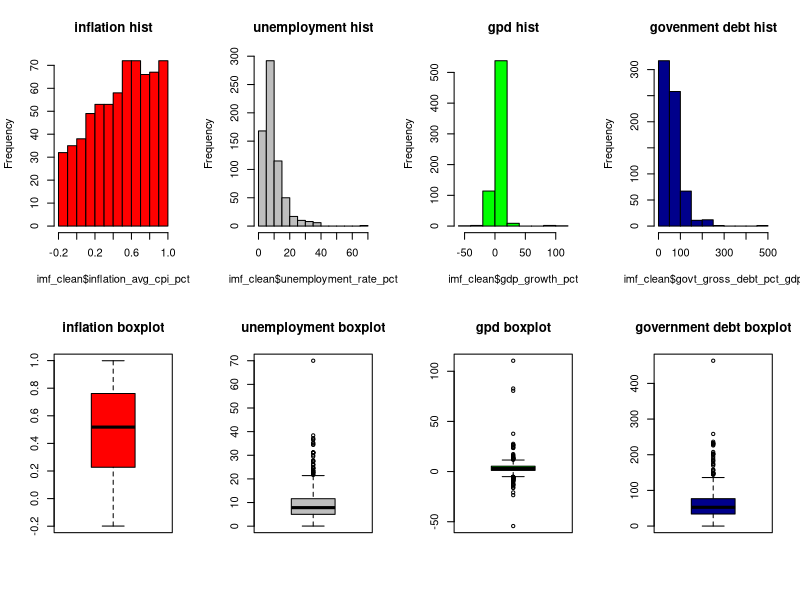
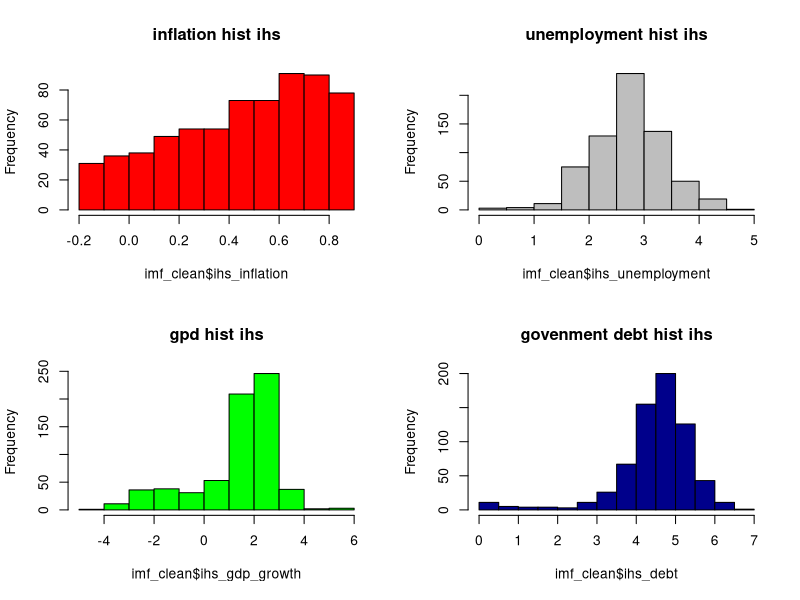
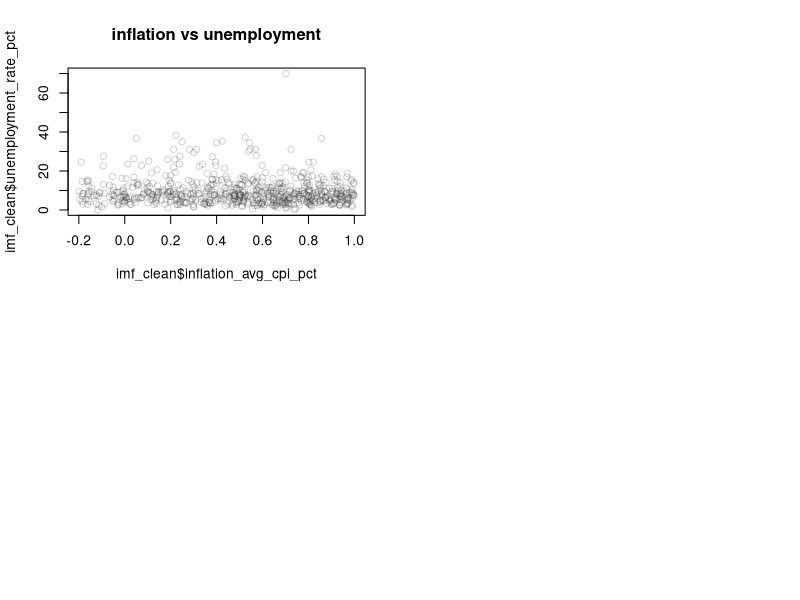
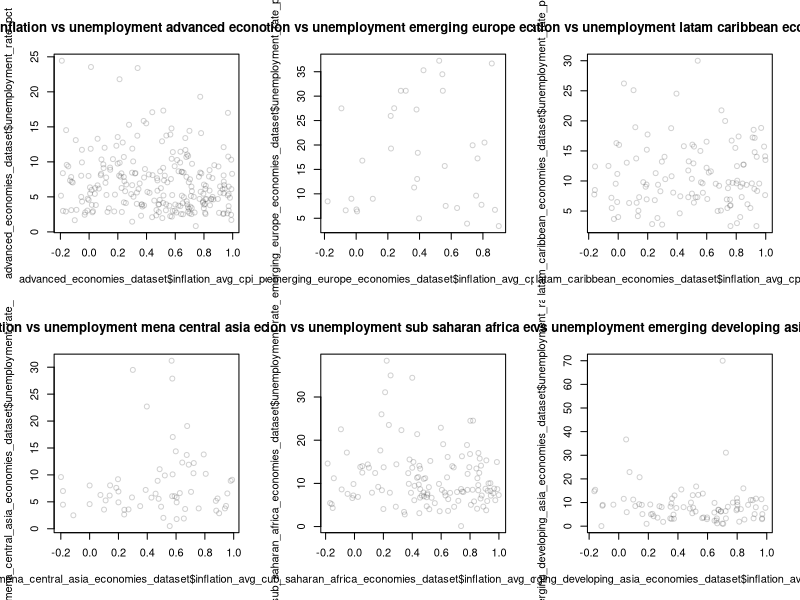
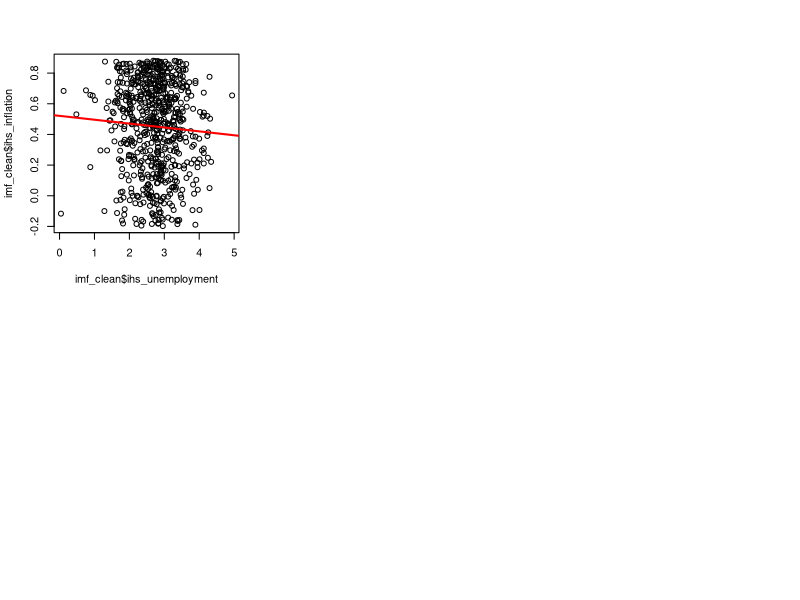
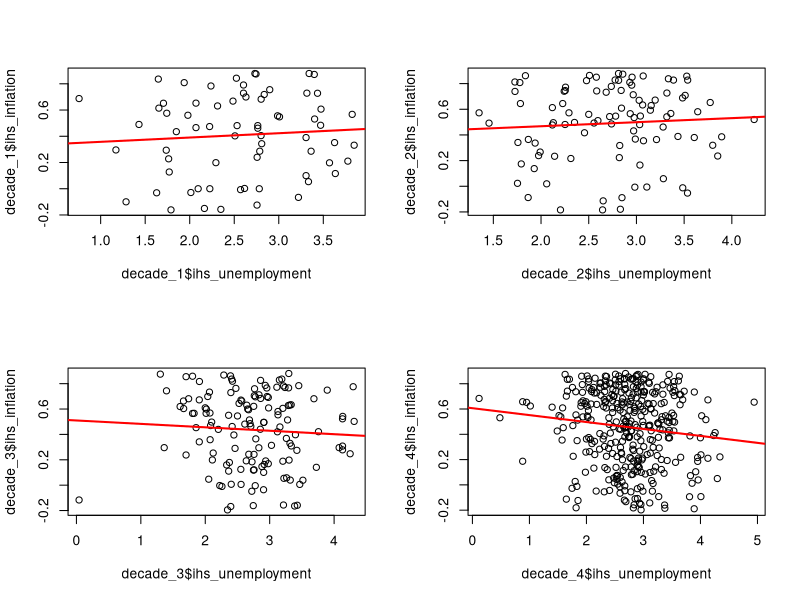

R code for these plots, in order:
# UnemployedInflation
imf_data <- read.csv("IMF_WEO_imputed.csv")
# importing data
imf_clean <- subset(imf_data, imf_data$inflation_avg_cpi_pct >-0.2 & imf_data$inflation_avg_cpi_pct < 1)
# cleaning data


# putting all the countries we have data on into catagories for later comparison
advanced_economies <- c("Australia", "Austria", "Belgium", "Canada", "Cyprus", "Czechia",
"Denmark", "Estonia", "Finland", "France", "Germany", "Greece",
"Hong Kong SAR, China", "Iceland", "Ireland", "Israel", "Italy",
"Japan", "Korea, Rep.", "Latvia", "Lithuania", "Luxembourg",
"Macao SAR, China", "Malta", "Netherlands", "New Zealand",
"Norway", "Portugal", "Puerto Rico", "San Marino", "Singapore",
"Slovak Republic", "Slovenia", "Spain", "Sweden", "Switzerland",
"Taiwan, China", "United Kingdom", "United States")

emerging_europe_economies <- c("Albania", "Bosnia and Herzegovina", "Bulgaria", "Croatia",
"Hungary", "Kosovo", "Moldova", "Montenegro", "North Macedonia",
"Poland", "Romania", "Russian Federation", "Serbia", "Turkiye",
"Ukraine")

latam_caribbean_economies <- c("Antigua and Barbuda", "Argentina", "Aruba", "Bahamas, The",
"Barbados", "Belize", "Bolivia", "Brazil", "Chile", "Colombia",
"Costa Rica", "Dominica", "Dominican Republic", "Ecuador",
"El Salvador", "Grenada", "Guatemala", "Guyana", "Haiti",
"Honduras", "Jamaica", "Mexico", "Nicaragua", "Panama",
"Paraguay", "Peru", "St. Kitts and Nevis", "St. Lucia",
"St. Vincent and the Grenadines", "Suriname", "Trinidad and Tobago",
"Uruguay", "Venezuela, RB")

mena_central_asia_economies <- c("Afghanistan", "Algeria", "Armenia", "Azerbaijan", "Bahrain",
"Djibouti", "Egypt, Arab Rep.", "Georgia", "Iran, Islamic Rep.",
"Iraq", "Jordan", "Kazakhstan", "Kuwait", "Kyrgyz Republic",
"Lebanon", "Libya", "Mauritania", "Morocco", "Oman", "Pakistan",
"Qatar", "Saudi Arabia", "Sudan", "Syrian Arab Republic",
"Tajikistan", "Tunisia", "Turkmenistan", "United Arab Emirates",
"Uzbekistan", "Yemen, Rep.")

sub_saharan_africa_economies <- c("Angola", "Benin", "Botswana", "Burkina Faso", "Burundi",
"Cabo Verde", "Cameroon", "Central African Republic",
"Chad", "Comoros", "Congo, Dem. Rep.", "Congo, Rep.",
"Cote d'Ivoire", "Equatorial Guinea", "Eswatini", "Ethiopia",
"Gabon", "Gambia, The", "Ghana", "Guinea", "Guinea-Bissau",
"Kenya", "Lesotho", "Liberia", "Madagascar", "Malawi", "Mali",
"Mauritius", "Mozambique", "Namibia", "Niger", "Nigeria",
"Rwanda", "Sao Tome and Principe", "Senegal", "Seychelles",
"Sierra Leone", "Somalia", "South Africa", "South Sudan",
"Tanzania", "Togo", "Uganda", "Zambia", "Zimbabwe")

emerging_developing_asia_economies <- c("Bangladesh", "Bhutan", "Brunei Darussalam", "Cambodia",
"China", "Fiji", "India", "Indonesia", "Kiribati", "Lao PDR",
"Malaysia", "Maldives", "Marshall Islands",
"Micronesia, Fed. Sts.", "Mongolia", "Myanmar", "Nauru",
"Nepal", "Palau", "Papua New Guinea", "Philippines",
"Samoa", "Solomon Islands", "Sri Lanka", "Thailand",
"Timor-Leste", "Tonga", "Tuvalu", "Vanuatu", "Viet Nam")

imf_clean$region <- NA
# assigns regions based off the country lists
imf_clean$region[imf_clean$country %in% advanced_economies] <- "Advanced Economies"
imf_clean$region[imf_clean$country %in% emerging_europe_economies] <- "Emerging Europe"
imf_clean$region[imf_clean$country %in% latam_caribbean_economies] <- "Latin America & Caribbean"
imf_clean$region[imf_clean$country %in% mena_central_asia_economies] <- "MENA & Central Asia"
imf_clean$region[imf_clean$country %in% sub_saharan_africa_economies] <- "Sub-Saharan Africa"
imf_clean$region[imf_clean$country %in% emerging_developing_asia_economies] <- "Emerging Asia"

# removes rows that weren't classified:
imf_clean <- subset(imf_clean, !is.na(region))

dim(imf_clean)
str(imf_clean)
head(imf_clean)

par(mfrow = c(2, 4))

inflation_hist = hist(imf_clean$inflation_avg_cpi_pct,breaks=10,col = "red", main = "inflation hist")
unemployment_hist = hist(imf_clean$unemployment_rate_pct,breaks = 10, col = "grey",main = "unemployment hist")
gpd_hist = hist(imf_clean$gdp_growth_pct, breaks = 10, col = "green", main = "gpd hist")
govdebt_hist = hist(imf_clean$govt_gross_debt_pct_gdp, breaks = 10, col = "darkblue", main = "govenment debt hist")

inflation_bplt = boxplot(imf_clean$inflation_avg_cpi_pct,col = "red", main = "inflation boxplot")
unemployment_bplt = boxplot(imf_clean$unemployment_rate_pct,col = "grey", main = "unemployment boxplot")
gpd_bplt = boxplot(imf_clean$gdp_growth_pct,col = "green", main = "gpd boxplot")
govdebt_bplt = boxplot(imf_clean$govt_gross_debt_pct_gdp,col = "darkblue", main = "government debt boxplot")

imf_clean$ihs_inflation <- asinh(imf_clean$inflation_avg_cpi_pct)
imf_clean$ihs_unemployment <- asinh(imf_clean$unemployment_rate_pct)
imf_clean$ihs_debt <- asinh(imf_clean$govt_gross_debt_pct_gdp)
imf_clean$ihs_gdp_growth <- asinh(imf_clean$gdp_growth_pct)

par(mfrow = c(2,2))
inflation_hist_IHS = hist(imf_clean$ihs_inflation,breaks=10,col = "red", main = "inflation hist ihs")
unemployment_hist_IHS = hist(imf_clean$ihs_unemployment,breaks = 10, col = "grey",main = "unemployment hist ihs")
gpd_hist_IHS = hist(imf_clean$ihs_gdp_growth, breaks = 10, col = "green", main = "gpd hist ihs")
govdebt_hist_IHS = hist(imf_clean$ihs_debt, breaks = 10, col = "darkblue", main = "govenment debt hist ihs")

scatter_plot_inf_nojob <- plot(imf_clean$inflation_avg_cpi_pct, imf_clean$unemployment_rate_pct,col = rgb(0.1, 0.1, 0.1, 0.2), main = "inflation vs unemployment")


#scatterplots for all the regions comparing inflation to unemployment 
par(mfrow=c(2,3))
advanced_economies_dataset <- imf_clean[imf_clean$country %in% advanced_economies,]
advanced_economies_plot <- plot(advanced_economies_dataset$inflation_avg_cpi_pct, advanced_economies_dataset$unemployment_rate_pct,col = rgb(0.1, 0.1, 0.1, 0.2), main = "inflation vs unemployment advanced economies")

emerging_europe_economies_dataset <- imf_clean[imf_clean$country %in% emerging_europe_economies,]
emerging_europe_economies_plot <- plot(emerging_europe_economies_dataset$inflation_avg_cpi_pct, emerging_europe_economies_dataset$unemployment_rate_pct,col = rgb(0.1, 0.1, 0.1, 0.2), main = "inflation vs unemployment emerging europe economies")

latam_caribbean_economies_dataset <- imf_clean[imf_clean$country %in% latam_caribbean_economies,]
latam_caribbean_economies_plot <- plot(latam_caribbean_economies_dataset$inflation_avg_cpi_pct, latam_caribbean_economies_dataset$unemployment_rate_pct,col = rgb(0.1, 0.1, 0.1, 0.2), main = "inflation vs unemployment latam caribbean economies")

mena_central_asia_economies_dataset <- imf_clean[imf_clean$country %in% mena_central_asia_economies,]
mena_central_asia_economies_plot <- plot(mena_central_asia_economies_dataset$inflation_avg_cpi_pct, mena_central_asia_economies_dataset$unemployment_rate_pct,col = rgb(0.1, 0.1, 0.1, 0.2), main = "inflation vs unemployment mena central asia economies")

sub_saharan_africa_economies_dataset <- imf_clean[imf_clean$country %in% sub_saharan_africa_economies,]
sub_saharan_africa_economies_plot <- plot(sub_saharan_africa_economies_dataset$inflation_avg_cpi_pct, sub_saharan_africa_economies_dataset$unemployment_rate_pct,col = rgb(0.1, 0.1, 0.1, 0.2), main = "inflation vs unemployment sub saharan africa economies")

emerging_developing_asia_economies_dataset <- imf_clean[imf_clean$country %in% emerging_developing_asia_economies,]
emerging_developing_asia_economies_plot <- plot(emerging_developing_asia_economies_dataset$inflation_avg_cpi_pct, emerging_developing_asia_economies_dataset$unemployment_rate_pct,col = rgb(0.1, 0.1, 0.1, 0.2), main = "inflation vs unemployment emerging developing asia economies")

#coreletorrelation test
cor_test <- cor.test(imf_clean$inflation_avg_cpi_pct,imf_clean$unemployment_rate_pct)

#Anova test (no idea the function to put in here)
aov_test <- aov(unemployment_rate_pct ~ region, imf_clean)
sum_aov_test <- summary(aov_test) 

#Task 12 optional

plot(y= imf_clean$ihs_inflation,x =imf_clean$ihs_unemployment)
best_fit_nojob_inflation <- lm(imf_clean$ihs_inflation ~ imf_clean$ihs_unemployment)
abline(best_fit_nojob_inflation, col = "red", lwd = 2)


#extra code that separates the above graph into decades for further analysis ---------------------------------------
decade_1 <- subset(imf_clean, (1980 <= imf_clean$year & imf_clean$year < 1990))
decade_2 <- subset(imf_clean, (1990 <= imf_clean$year & imf_clean$year < 2000))
decade_3 <- subset(imf_clean, (2000 <= imf_clean$year & imf_clean$year < 2010))
decade_4 <- subset(imf_clean, (2010 <= imf_clean$year & imf_clean$year < 2025))

par(mfrow = c(2,2))
plot(y= decade_1$ihs_inflation,x =decade_1$ihs_unemployment)
best_fit_nojob_inflation_d1 <- lm(decade_1$ihs_inflation ~ decade_1$ihs_unemployment)
abline(best_fit_nojob_inflation_d1, col = "red", lwd = 2)
plot(y= decade_2$ihs_inflation,x =decade_2$ihs_unemployment)
best_fit_nojob_inflation_d2 <- lm(decade_2$ihs_inflation ~ decade_2$ihs_unemployment)
abline(best_fit_nojob_inflation_d2, col = "red", lwd = 2)
plot(y= decade_3$ihs_inflation,x =decade_3$ihs_unemployment)
best_fit_nojob_inflation_d3 <- lm(decade_3$ihs_inflation ~ decade_3$ihs_unemployment)
abline(best_fit_nojob_inflation_d3, col = "red", lwd = 2)
plot(y= decade_4$ihs_inflation,x =decade_4$ihs_unemployment)
best_fit_nojob_inflation_d4 <- lm(decade_4$ihs_inflation ~ decade_4$ihs_unemployment)
abline(best_fit_nojob_inflation_d4, col = "red", lwd = 2)
# ------------------------------------------------------------------------------------------------------------------

advanced_regr <- lm(ihs_inflation ~ region * ihs_unemployment + ihs_debt, data = imf_clean)



# conclusions
# 1. key regional differences:
    # 
# 2. hypothesis test results:
    # 
# 3. modeling insights:
    # 
# 4. implications:
    # 